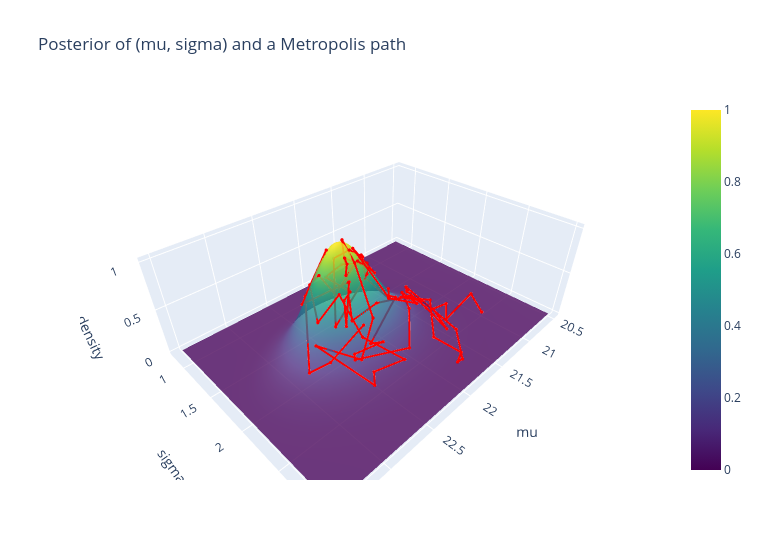

Notebook source saved alongside this figure:
### Markdown cell above
### 9.2 Interactive Plotly version of 9.1
Rotate, and see the path.

### Code cell
fig = go.Figure([go.Surface(x=mg, y=sgg, z=PD, colorscale="Viridis", opacity=0.8), go.Scatter3d(x=path[:, 0], y=path[:, 1], z=zp + 0.02, mode="lines+markers", line=dict(color="red", width=4), marker=dict(size=2))])
fig.update_layout(title="Posterior of (mu, sigma) and a Metropolis path", width=760, height=560, scene=dict(xaxis_title="mu", yaxis_title="sigma", zaxis_title="density")); fig.show()

### Figure 1 — Plotly figure (JSON) as saved in the notebook; plotly's stock layout.template omitted (floating-point values rounded to 4 significant figures; data arrays with more than 128 entries replaced by an {"elided": "..."} marker saying what was removed)
{"data": [{"colorscale": [[0.0, "#440154"], [0.1111, "#482878"], [0.2222, "#3e4989"], [0.3333, "#31688e"], [0.4444, "#26828e"], [0.5556, "#1f9e89"], [0.6667, "#35b779"], [0.7778, "#6ece58"], [0.8889, "#b5de2b"], [1.0, "#fde725"]], "opacity": 0.8, "type": "surface", "x": [20.5, 20.54, 20.58, 20.61, 20.65, 20.69, 20.73, 20.77, 20.8, 20.84, 20.88, 20.92, 20.96, 20.99, 21.03, 21.07, 21.11, 21.15, 21.18, 21.22, 21.26, 21.3, 21.34, 21.37, 21.41, 21.45, 21.49, 21.53, 21.56, 21.6, 21.64, 21.68, 21.72, 21.75, 21.79, 21.83, 21.87, 21.91, 21.94, 21.98, 22.02, 22.06, 22.09, 22.13, 22.17, 22.21, 22.25, 22.28, 22.32, 22.36, 22.4, 22.44, 22.47, 22.51, 22.55, 22.59, 22.63, 22.66, 22.7, 22.74, 22.78, 22.82, 22.85, 22.89, 22.93, 22.97, 23.01, 23.04, 23.08, 23.12, 23.16, 23.2, 23.23, 23.27, 23.31, 23.35, 23.39, 23.42, 23.46, 23.5], "y": [0.8, 0.8278, 0.8557, 0.8835, 0.9114, 0.9392, 0.9671, 0.9949, 1.023, 1.051, 1.078, 1.106, 1.134, 1.162, 1.19, 1.218, 1.246, 1.273, 1.301, 1.329, 1.357, 1.385, 1.413, 1.441, 1.468, 1.496, 1.524, 1.552, 1.58, 1.608, 1.635, 1.663, 1.691, 1.719, 1.747, 1.775, 1.803, 1.83, 1.858, 1.886, 1.914, 1.942, 1.97, 1.997, 2.025, 2.053, 2.081, 2.109, 2.137, 2.165, 2.192, 2.22, 2.248, 2.276, 2.304, 2.332, 2.359, 2.387, 2.415, 2.443, 2.471, 2.499, 2.527, 2.554, 2.582, 2.61, 2.638, 2.666, 2.694, 2.722, 2.749, 2.777, 2.805, 2.833, 2.861, 2.889, 2.916, 2.944, 2.972, 3.0], "z": {"elided": "80x80 float values"}}, {"line": {"color": "red", "width": 4}, "marker": {"size": 2}, "mode": "lines+markers", "type": "scatter3d", "x": {"elided": "150 float values"}, "y": {"elided": "150 float values"}, "z": {"elided": "150 float values"}}], "layout": {"height": 560, "scene": {"xaxis": {"title": {"text": "mu"}}, "yaxis": {"title": {"text": "sigma"}}, "zaxis": {"title": {"text": "density"}}}, "title": {"text": "Posterior of (mu, sigma) and a Metropolis path"}, "width": 760}}
